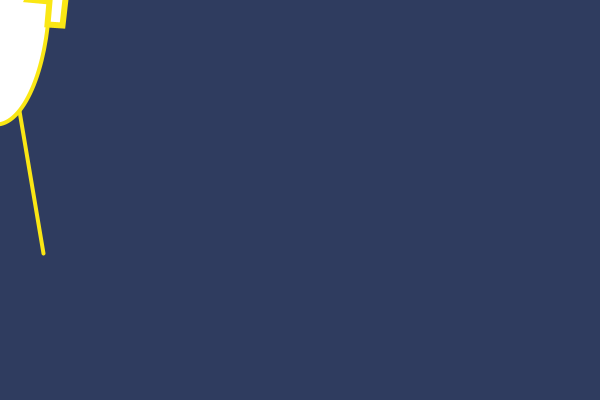
Frame 1 (no input)
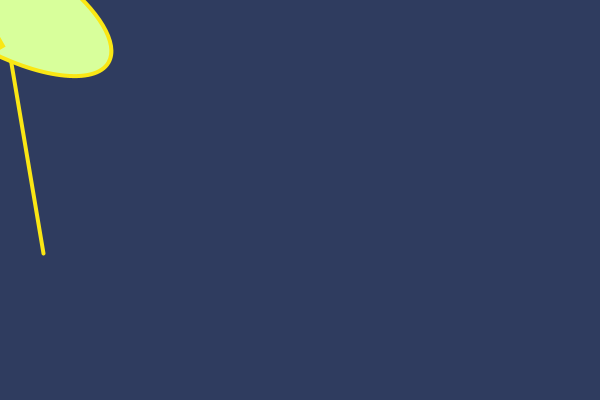
Frame 60 (the mouse pressed at the canvas centre just before this capture)
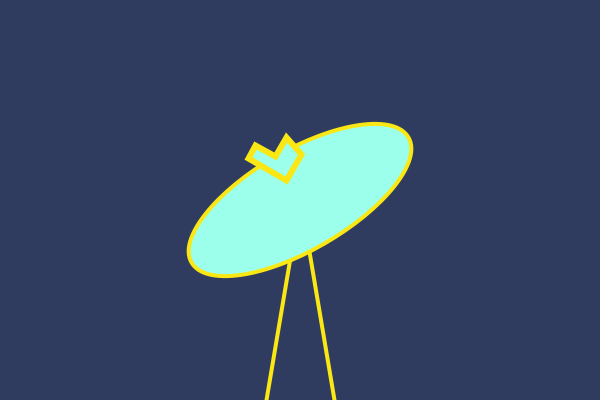
Frame 120 (the mouse held since frame 60 and released just before this capture)

The Processing sketch that drew these frames (run headless with seeded random() and noise(); from frame 60 on, the mouse is pressed at the canvas centre):

// Processing sketch: processing_52225
// ── processing_52225.pde

int Hueval = 0;    //hue color borrowed from Processing for Visual Artists
int Satval = 100;  //hue color borrowed from Processing for Visual Artists
int Brival = 256;  //hue color borrowed from Processing for Visual Artists
color MyColor;     //hue color borrowed from Processing for Visual Artists
void setup() {
  size(600,400);
  smooth();
   colorMode(HSB);
   MyColor = color(Hueval, Satval, Brival);
   colorMode(RGB);
}
void draw() {      
  doColor();
  translate(mouseX-(width/2),mouseY-(height/2));  //allows user to move object
  drawZipper();
  constrain(mouseX,0,width);
  constrain(mouseY,0,height);
  println("mouseX: " + mouseX + ", mouseY: " + mouseY);
  println("previous mouseX: " + pmouseX + ", previousMouseY: " + pmouseY );
}
void doColor() {               //hue color borrowed from Processing for Visual Artists
   Hueval = (Hueval+1) % 256;
   colorMode(HSB);
   MyColor = color(Hueval, Satval, Brival);
   colorMode(RGB);
}
void drawZipper(){           //creates rotating zipper object
  background(47,60,95);
  stroke(250,231,20);       //yellow line around shapes
  strokeWeight(4);
  line(300,198,257,453);
  line(300,198,343,453);
 pushMatrix();
  translate(width/2,height/2);
  rotate(radians(frameCount*2));  //rotates large zipper object
  ellipse(0,0,100,250);
  translate(50,0);
  rotate(radians(frameCount*5));   //rotates cage faster than rest of object
  cage1();
  fill(MyColor);                  //fills shape with changing color
 popMatrix();
}
void cage1(){            //creates smaller rotating cage
 pushMatrix();
  beginShape();
    vertex(0,15);
    vertex(10,15);
    vertex(10,-15);
    vertex(-10,-15);
    vertex(-15,0);
    vertex(0,0);
  scale(1.5);
  endShape(CLOSE);
 popMatrix();
 }
